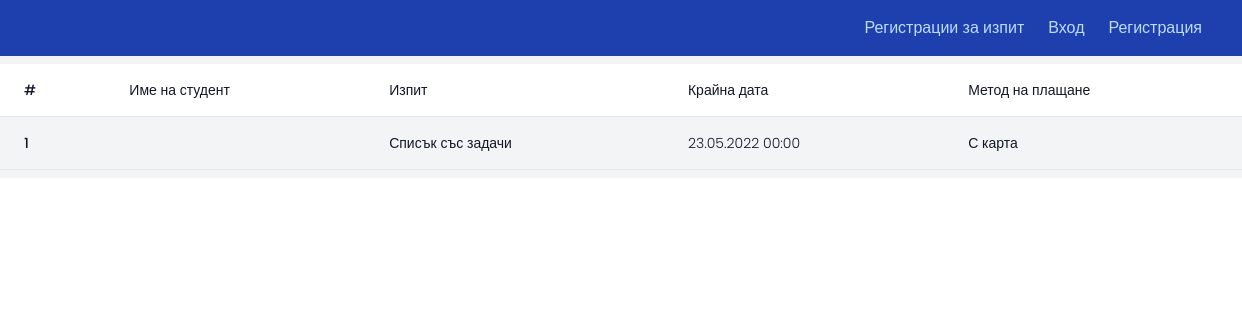
Screenshot of /exams/exam-registrations/ with the database file from the repository.
### modules/models.py (models this page shows, shortened)
class ExamRegistration(models.Model):
    PAYMENT_CHOICES = (
      ('cash', 'В брой'),
      ('card', 'С карта'),
      ('bank transfer', 'Банков превод'),
    )
    exam = models.ForeignKey(Exam, related_name="applications", on_delete=models.CASCADE)
    user = models.ForeignKey(User, related_name="exam_applications", on_delete=models.CASCADE)
    payment_method = models.CharField(max_length=100, choices=PAYMENT_CHOICES, default='cash')
    def get_payment_method_display(self):
        return dict(self.PAYMENT_CHOICES).get(self.payment_method)

class Exam(models.Model):
    module = models.ForeignKey(Module, related_name="exams", on_delete=models.CASCADE)
    name = models.CharField(max_length=255)
    description = models.TextField(blank=True)
    exam_date = models.DateTimeField()
    def humanize_date(self):
        return self.exam_date.strftime("%d.%m.%Y %H:%M")

### exams/views.py (the view)
# urls.py: path('exam-registrations/', views.exam_registrations, name='exam_registrations'),
def exam_registrations(request):
    exam_registrations = ExamRegistration.objects.all()
    return render(request, 'exams/exam_registrations.html', {'exam_registrations': exam_registrations})

### templates/exams/exam_registrations.html (shortened to what this page needs)
{% extends '../base.html' %}
{% load static %}
{%  block content %}
<div class="flex flex-col">
  <div class="overflow-x-auto sm:-mx-6 lg:-mx-8">
    <div class="py-2 inline-block min-w-full sm:px-6 lg:px-8">
      <div class="overflow-hidden">
        <table class="min-w-full">
          <thead class="bg-white border-b">
            <tr>
              <th scope="col" class="text-sm font-medium text-gray-900 px-6 py-4 text-left">
                #
              </th>
              <th scope="col" class="text-sm font-medium text-gray-900 px-6 py-4 text-left">
                Име на студент
              </th>
              <th scope="col" class="text-sm font-medium text-gray-900 px-6 py-4 text-left">
                Изпит
              </th>
              <th scope="col" class="text-sm font-medium text-gray-900 px-6 py-4 text-left">
                Крайна дата
              </th>
              <th scope="col" class="text-sm font-medium text-gray-900 px-6 py-4 text-left">
                Метод на плащане
              </th>
            </tr>
          </thead>
          <tbody>
            {% for registration in exam_registrations %}
            <tr class="bg-gray-100 border-b">
              <td class="px-6 py-4 whitespace-nowrap text-sm font-medium text-gray-900">1</td>
              <td class="text-sm text-gray-900 font-light px-6 py-4 whitespace-nowrap">
              </td>
              <td class="text-sm text-gray-900 font-light px-6 py-4 whitespace-nowrap">
                {{registration.exam.name}}
              </td>
              <td class="text-sm text-gray-900 font-light px-6 py-4 whitespace-nowrap">
                {{registration.exam.humanize_date}}
              </td>
              <td class="text-sm text-gray-900 font-light px-6 py-4 whitespace-nowrap">
                {{registration.get_payment_method_display}}
              </td>
            </tr>
            {% endfor %}
          </tbody>
        </table>
      </div>
    </div>
  </div>
</div>
{% endblock %}

### static/styles/base.css (style rules this page uses)
* { font-family: 'Poppins', sans-serif; }

### rows the page displays
ExamRegistration: exam.name "Списък със задачи", exam.humanize_date "23.05.2022 00:00", payment_method "С карта"
